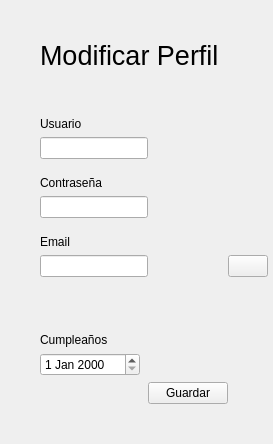
      <widget class="QWidget" name="editar_perfil">
       <property name="layoutDirection">
        <enum>Qt::LayoutDirection::LeftToRight</enum>
       </property>
       <layout class="QGridLayout" name="gridLayout_7" rowstretch="3,0,0,0,0,0,0,0,0,0,0,0,0,0,0,0,0" columnstretch="0,0,0,0,0">
        <property name="leftMargin">
         <number>0</number>
        </property>
        <property name="topMargin">
         <number>0</number>
        </property>
        <property name="rightMargin">
         <number>0</number>
        </property>
        <property name="bottomMargin">
         <number>0</number>
        </property>
        <property name="horizontalSpacing">
         <number>0</number>
        </property>
        <property name="verticalSpacing">
         <number>6</number>
        </property>
        <item row="15" column="3">
         <spacer name="horizontalSpacer_12">
          <property name="orientation">
           <enum>Qt::Orientation::Horizontal</enum>
          </property>
          <property name="sizeType">
           <enum>QSizePolicy::Policy::Expanding</enum>
          </property>
          <property name="sizeHint" stdset="0">
           <size>
            <width>40</width>
            <height>20</height>
           </size>
          </property>
         </spacer>
        </item>
        <item row="1" column="1" colspan="2">
         <widget class="QLabel" name="perfil">
          <property name="font">
           <font>
            <pointsize>20</pointsize>
           </font>
          </property>
          <property name="text">
           <string>Modificar Perfil</string>
          </property>
         </widget>
        </item>
        <item row="13" column="1">
         <widget class="QDateEdit" name="dateEdit">
          <property name="maximumSize">
           <size>
            <width>100</width>
            <height>16777215</height>
           </size>
          </property>
         </widget>
        </item>
        <item row="11" column="1">
         <spacer name="verticalSpacer_11">
          <property name="orientation">
           <enum>Qt::Orientation::Vertical</enum>
          </property>
          <property name="sizeType">
           <enum>QSizePolicy::Policy::Fixed</enum>
          </property>
          <property name="sizeHint" stdset="0">
           <size>
            <width>30</width>
            <height>50</height>
           </size>
          </property>
         </spacer>
        </item>
        <item row="0" column="2">
         <spacer name="verticalSpacer_17">
          <property name="orientation">
           <enum>Qt::Orientation::Vertical</enum>
          </property>
          <property name="sizeHint" stdset="0">
           <size>
            <width>20</width>
            <height>40</height>
           </size>
          </property>
         </spacer>
        </item>
        <item row="4" column="3" rowspan="6">
         <widget class="QLabel" name="avatar">
          <property name="sizePolicy">
           <sizepolicy hsizetype="Fixed" vsizetype="Preferred">
            <horstretch>0</horstretch>
            <verstretch>0</verstretch>
           </sizepolicy>
          </property>
          <property name="text">
           <string/>
          </property>
          <property name="pixmap">
           <pixmap resource="../resources/imagenes.qrc">:/img/icons/I_avatar.png</pixmap>
          </property>
          <property name="scaledContents">
           <bool>true</bool>
          </property>
         </widget>
        </item>
        <item row="8" column="1">
         <spacer name="verticalSpacer_10">
          <property name="orientation">
           <enum>Qt::Orientation::Vertical</enum>
          </property>
          <property name="sizeHint" stdset="0">
           <size>
            <width>5</width>
            <height>5</height>
           </size>
          </property>
         </spacer>
        </item>
        <item row="15" column="1">
         <spacer name="horizontalSpacer_11">
          <property name="orientation">
           <enum>Qt::Orientation::Horizontal</enum>
          </property>
          <property name="sizeHint" stdset="0">
           <size>
            <width>40</width>
            <height>20</height>
           </size>
          </property>
         </spacer>
        </item>
        <item row="10" column="2">
         <spacer name="horizontalSpacer_13">
          <property name="orientation">
           <enum>Qt::Orientation::Horizontal</enum>
          </property>
          <property name="sizeHint" stdset="0">
           <size>
            <width>40</width>
            <height>20</height>
           </size>
          </property>
         </spacer>
        </item>
        <item row="15" column="2">
         <widget class="QPushButton" name="boton_guardar">
          <property name="sizePolicy">
           <sizepolicy hsizetype="Fixed" vsizetype="Fixed">
            <horstretch>0</horstretch>
            <verstretch>0</verstretch>
           </sizepolicy>
          </property>
          <property name="text">
           <string>Guardar</string>
          </property>
         </widget>
        </item>
        <item row="10" column="3">
         <layout class="QHBoxLayout" name="horizontalLayout_5">
          <item>
           <widget class="QPushButton" name="boton_editar_avatar">
            <property name="sizePolicy">
             <sizepolicy hsizetype="Fixed" vsizetype="Fixed">
              <horstretch>0</horstretch>
              <verstretch>0</verstretch>
             </sizepolicy>
            </property>
            <property name="icon">
             <iconset resource="../resources/imagenes.qrc">
              <normaloff>:/img/icons/I_lapiz.png</normaloff>:/img/icons/I_lapiz.png</iconset>
            </property>
           </widget>
          </item>
         </layout>
        </item>
        <item row="5" column="1">
         <spacer name="verticalSpacer_9">
          <property name="orientation">
           <enum>Qt::Orientation::Vertical</enum>
          </property>
          <property name="sizeHint" stdset="0">
           <size>
            <width>5</width>
            <height>5</height>
           </size>
          </property>
         </spacer>
        </item>
        <item row="10" column="1">
         <widget class="QLineEdit" name="labelEmail"/>
        </item>
        <item row="16" column="2">
         <spacer name="verticalSpacer_13">
          <property name="orientation">
           <enum>Qt::Orientation::Vertical</enum>
          </property>
          <property name="sizeHint" stdset="0">
           <size>
            <width>20</width>
            <height>40</height>
           </size>
          </property>
         </spacer>
        </item>
        <item row="7" column="1">
         <widget class="QLineEdit" name="labelContrasenia"/>
        </item>
        <item row="10" column="4">
         <spacer name="horizontalSpacer_7">
          <property name="orientation">
           <enum>Qt::Orientation::Horizontal</enum>
          </property>
          <property name="sizeHint" stdset="0">
           <size>
            <width>5</width>
            <height>5</height>
           </size>
          </property>
         </spacer>
        </item>
        <item row="2" column="1">
         <spacer name="verticalSpacer_18">
          <property name="orientation">
           <enum>Qt::Orientation::Vertical</enum>
          </property>
          <property name="sizeHint" stdset="0">
           <size>
            <width>20</width>
            <height>40</height>
           </size>
          </property>
         </spacer>
        </item>
        <item row="3" column="1">
         <widget class="QLabel" name="nombre">
          <property name="text">
           <string>Usuario</string>
          </property>
         </widget>
        </item>
        <item row="0" column="0">
         <spacer name="horizontalSpacer_6">
          <property name="orientation">
           <enum>Qt::Orientation::Horizontal</enum>
          </property>
          <property name="sizeHint" stdset="0">
           <size>
            <width>40</width>
            <height>20</height>
           </size>
          </property>
         </spacer>
        </item>
        <item row="9" column="1">
         <widget class="QLabel" name="label_email">
          <property name="text">
           <string>Email</string>
          </property>
         </widget>
        </item>
        <item row="12" column="1">
         <widget class="QLabel" name="label_compleanios">
          <property name="text">
           <string>Cumpleaños</string>
          </property>
         </widget>
        </item>
        <item row="6" column="1">
         <widget class="QLabel" name="label_contrasenia">
          <property name="text">
           <string>Contraseña</string>
          </property>
         </widget>
        </item>
        <item row="4" column="1">
         <widget class="QLineEdit" name="labelNombre"/>
        </item>
       </layout>
      </widget>
